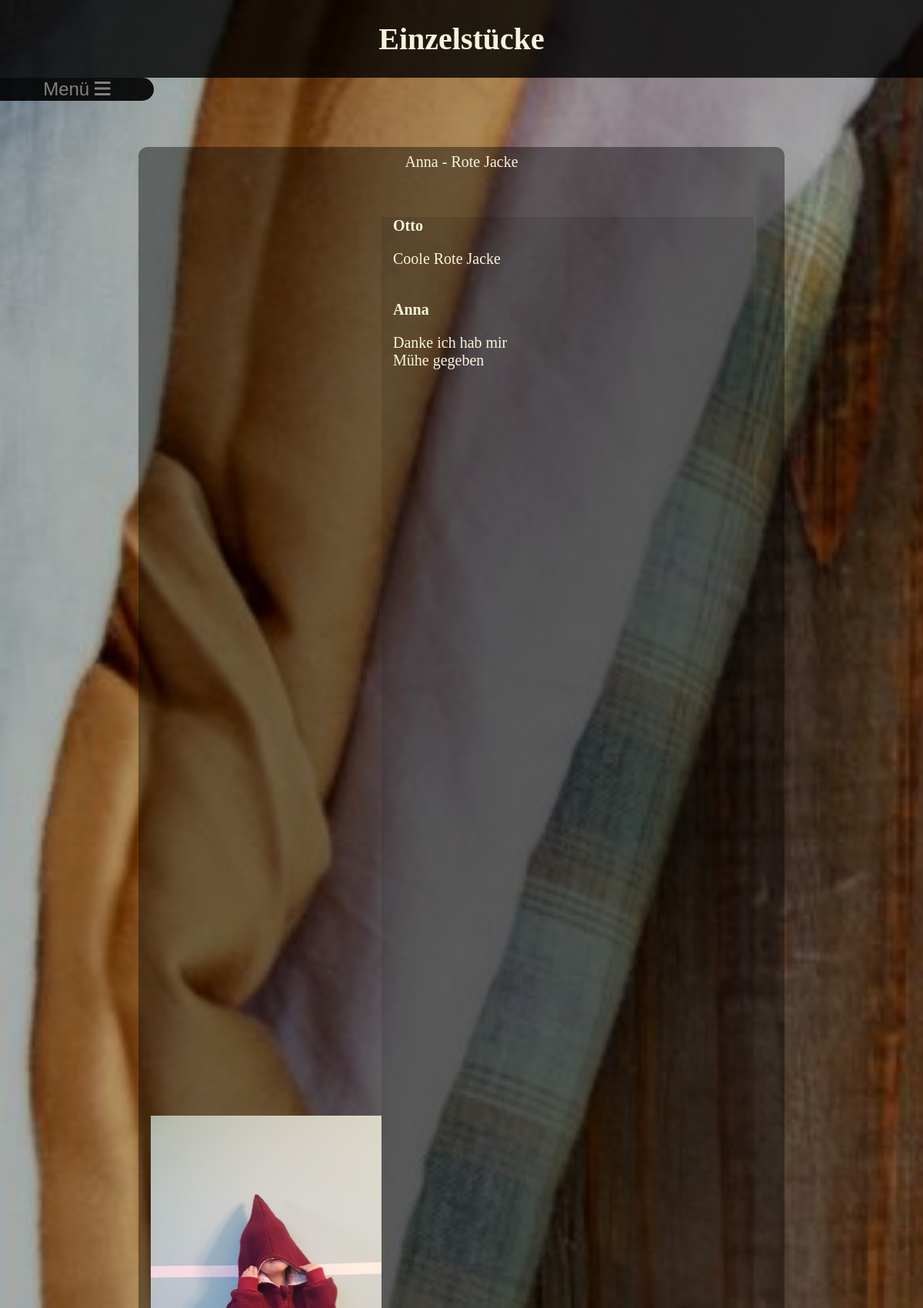
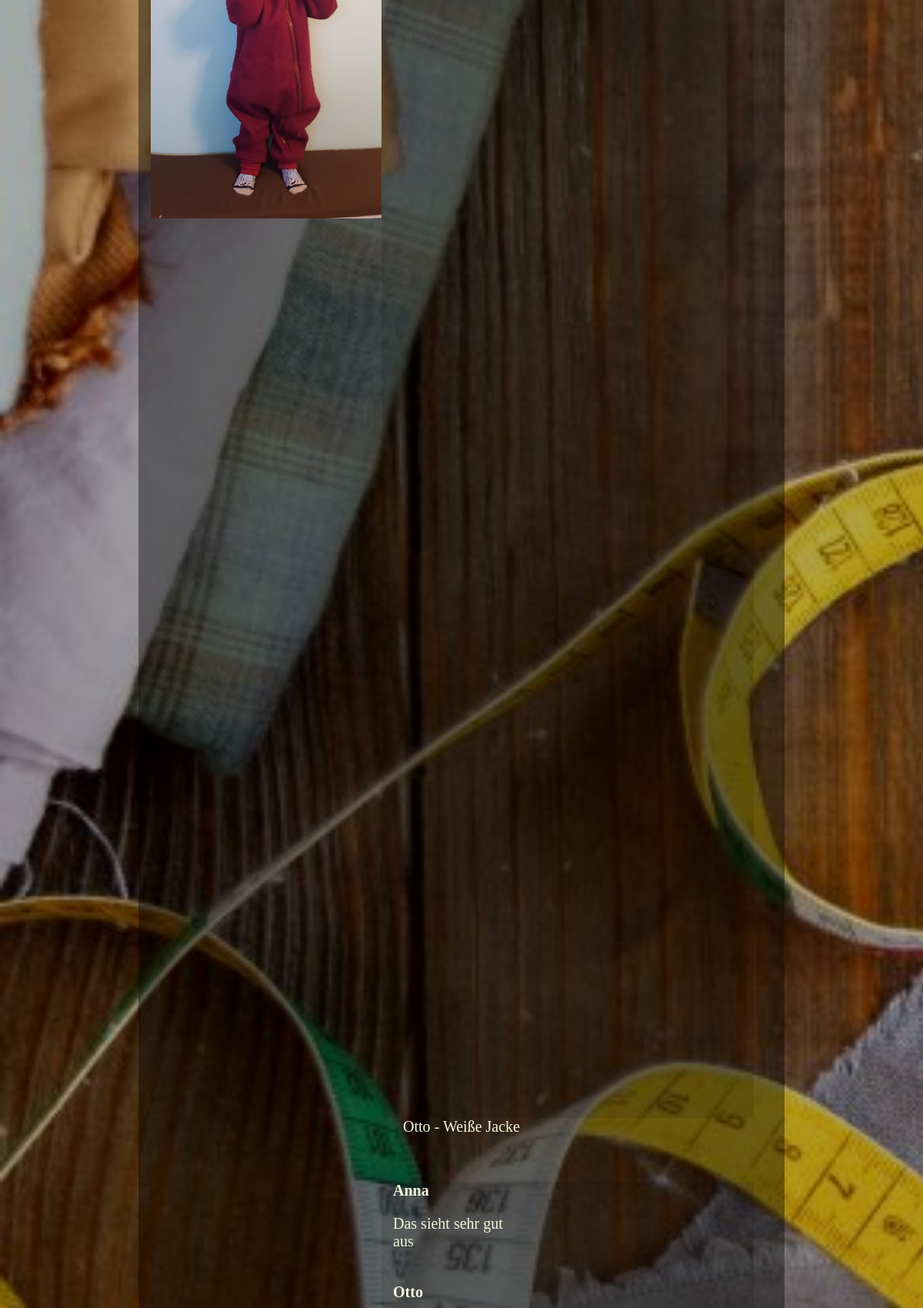
The page /Sewing/einzelstuecke.php (upper part) on the database its author committed (2 pictures, top to bottom).
### tables this page shows
CREATE TABLE `pictures` (
  `pic_id` int NOT NULL AUTO_INCREMENT,
  `path` varchar(1000) DEFAULT NULL,
  `user_name` varchar(100) DEFAULT NULL,
  `title` varchar(1000) DEFAULT NULL,
  PRIMARY KEY (`pic_id`)
);

CREATE TABLE `comments` (
  `id` int NOT NULL AUTO_INCREMENT,
  `user_name` varchar(100) DEFAULT NULL,
  `pic_id` int DEFAULT NULL,
  `details` varchar(1000) DEFAULT NULL,
  PRIMARY KEY (`id`)
);

### Sewing/einzelstuecke.php (the view, shortened to what this page needs)
<html>
<head>
    <link rel="stylesheet" href="assets/css/index.css" />
    <link rel="stylesheet" href="assets/css/sideNav.css" />
    <link rel="stylesheet" href="assets/css/einzelstuecke.css">
    <link rel="stylesheet" href="https://cdnjs.cloudflare.com/ajax/libs/font-awesome/4.7.0/css/font-awesome.min.css">
</head>
<body class="is-preload">
<div id="page-wrapper">
    <div id="overlay">
        <div id="headline">
            <h1>Einzelstücke</h1>
            <?php
            $pdo = new PDO('mysql:host=localhost;dbname=sewingdb', DB_USER, DB_PASSWORD);
            ?>
        </div>
        <?php
        include('sidenav.php');
        ?>
        <div class="page-content">
            <?php
            $imageStatement = $pdo->prepare("SELECT * FROM pictures");
            $imageStatement->execute();
            while ($imageRow = $imageStatement->fetch()) {
                $imagePath =  htmlentities($imageRow['path']);
                $posterName = htmlentities($imageRow['user_name']);
                $picID = htmlentities($imageRow['pic_id']);
                $title = htmlentities($imageRow['title']);
                $commentsText = "commentsText";
                $comment = "comment";
                echo "<div class='pic-headline'>$posterName - $title</div>";
                echo "<div class='pic-container'>";
                echo "<img src='$imagePath' alt='bsp1'>";
                $commentsStatement = $pdo->prepare("SELECT * FROM comments Where pic_id = $picID");
                $commentsStatement->execute();
                echo "<div class='$commentsText'>";
                echo "<div class='$comment'>";
                while ($commentsRow = $commentsStatement->fetch()) {
                    $name = htmlentities($commentsRow['user_name']);
                    $text = $commentsRow['details'];
                    echo "<b>$name</b>" . "<p>$text</p><br>";
                }
                echo "</div>";
                echo "</div>";
                echo "</div>";
            }
            ?>
        </div>
    </div>
</div>
</body>
</html>

### Sewing/sidenav.php (shortened to what this page needs)
<div id="sideNavButton">
    <button id="ButtonMenu" onclick="openNav()">Menü <i class="fas fa-bars"></i></button>
</div>

### Sewing/assets/css/index.css (style rules this page uses)
html, body { min-height: 100%; min-width: 100%; color: beige; font-size: 20px; }
body { background-image: url("../../images/bg.jpg"); background-size: cover; background-attachment: fixed; margin-left: 0; margin-top: 0; margin-bottom: 0; z-index: 2; color: beige; }
#overlay { background-color: rgba(0,0,0,0.3); background-attachment: fixed; background-size: cover; min-height: 100vh; }
#headline { text-align: center; background-color: rgba(0,0,0,0.8); z-index: 1; overflow: hidden; color: beige; font-family: "Gabriola"; }
.page-content { margin-top: 5%; margin-left: 15%; margin-right: 15%; background-color: rgba(0, 0, 0, 0.4); border-radius: 12px; padding: 8px 16px 8px; font-family: "Comic Sans MS"; }

### Sewing/assets/css/sideNav.css (style rules this page uses)
#ButtonMenu { background-color: rgba(0,0,0, 0.9); font-size: 24px; color: #818181; width: 200px; border: none; border-bottom-right-radius: 18px; border-top-right-radius: 18px; text-decoration: none; }

### Sewing/assets/css/einzelstuecke.css (style rules this page uses)
.pic-container { margin-top: 60px; height: 60%; }
.pic-container img { display: inline-block; vertical-align: middle; width: 300px; }
.pic-container div { display: inline-block; vertical-align: middle; width: calc(100% - 324px); height:100%; }
.commentsText { overflow: scroll; overflow-x: hidden; background: rgba(0.5,0,0,0.1); color: beige; }
.comment { margin-left: 15px; }
.pic-headline { color: beige; text-align: center; }

### rows shown on the page
pictures: user_name "Anna", title "Rote Jacke", path (picture)
comments: user_name "Otto", details "Coole Rote Jacke"
comments: user_name "Anna", details "Danke ich hab mir Mühe gegeben"
pictures: user_name "Otto", title "Weiße Jacke"
comments: user_name "Anna", details "Das sieht sehr gut aus"
comments: user_name "Otto"
